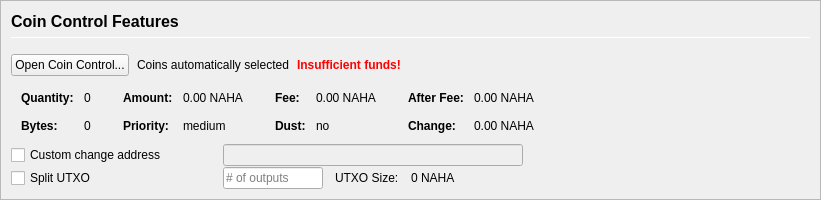
         <widget class="QFrame" name="frameCoinControl">
          <property name="sizePolicy">
           <sizepolicy hsizetype="Expanding" vsizetype="Expanding">
            <horstretch>0</horstretch>
            <verstretch>0</verstretch>
           </sizepolicy>
          </property>
          <property name="maximumSize">
           <size>
            <width>16777215</width>
            <height>16777215</height>
           </size>
          </property>
          <property name="frameShape">
           <enum>QFrame::StyledPanel</enum>
          </property>
          <property name="frameShadow">
           <enum>QFrame::Sunken</enum>
          </property>
          <layout class="QVBoxLayout" name="verticalLayoutCoinControl2">
           <property name="spacing">
            <number>0</number>
           </property>
           <property name="leftMargin">
            <number>0</number>
           </property>
           <property name="topMargin">
            <number>0</number>
           </property>
           <property name="rightMargin">
            <number>0</number>
           </property>
           <property name="bottomMargin">
            <number>0</number>
           </property>
           <item>
            <widget class="QFrame" name="frameCoinControl_BG">
             <layout class="QVBoxLayout" name="verticalLayoutCoinControl" stretch="0,0,0,0,0,0">
              <property name="spacing">
               <number>1</number>
              </property>
              <property name="leftMargin">
               <number>10</number>
              </property>
              <property name="topMargin">
               <number>10</number>
              </property>
              <item>
               <layout class="QHBoxLayout" name="horizontalLayoutCoinControl1">
                <property name="bottomMargin">
                 <number>15</number>
                </property>
                <item>
                 <layout class="QVBoxLayout" name="verticalLayout_3">
                  <property name="spacing">
                   <number>6</number>
                  </property>
                  <item>
                   <widget class="QLabel" name="labelCoinControlFeatures">
                    <property name="sizePolicy">
                     <sizepolicy hsizetype="Preferred" vsizetype="Maximum">
                      <horstretch>0</horstretch>
                      <verstretch>0</verstretch>
                     </sizepolicy>
                    </property>
                    <property name="minimumSize">
                     <size>
                      <width>0</width>
                      <height>20</height>
                     </size>
                    </property>
                    <property name="font">
                     <font>
                      <pointsize>12</pointsize>
                      <weight>75</weight>
                      <bold>true</bold>
                     </font>
                    </property>
                    <property name="styleSheet">
                     <string notr="true">font-weight:bold;</string>
                    </property>
                    <property name="text">
                     <string>Coin Control Features</string>
                    </property>
                   </widget>
                  </item>
                  <item>
                   <widget class="Line" name="line">
                    <property name="minimumSize">
                     <size>
                      <width>0</width>
                      <height>1</height>
                     </size>
                    </property>
                    <property name="maximumSize">
                     <size>
                      <width>16777215</width>
                      <height>1</height>
                     </size>
                    </property>
                    <property name="orientation">
                     <enum>Qt::Horizontal</enum>
                    </property>
                   </widget>
                  </item>
                 </layout>
                </item>
               </layout>
              </item>
              <item>
               <layout class="QHBoxLayout" name="horizontalLayoutCoinControl2" stretch="0,0,0,0">
                <property name="spacing">
                 <number>8</number>
                </property>
                <property name="bottomMargin">
                 <number>10</number>
                </property>
                <item>
                 <widget class="QPushButton" name="pushButtonCoinControl">
                  <property name="styleSheet">
                   <string notr="true"/>
                  </property>
                  <property name="text">
                   <string>Open Coin Control...</string>
                  </property>
                  <property name="autoDefault">
                   <bool>false</bool>
                  </property>
                 </widget>
                </item>
                <item>
                 <widget class="QLabel" name="labelCoinControlAutomaticallySelected">
                  <property name="text">
                   <string>Coins automatically selected</string>
                  </property>
                  <property name="margin">
                   <number>5</number>
                  </property>
                 </widget>
                </item>
                <item>
                 <widget class="QLabel" name="labelCoinControlInsuffFunds">
                  <property name="font">
                   <font>
                    <weight>75</weight>
                    <bold>true</bold>
                   </font>
                  </property>
                  <property name="styleSheet">
                   <string notr="true">color:red;font-weight:bold;</string>
                  </property>
                  <property name="text">
                   <string>Insufficient funds!</string>
                  </property>
                  <property name="margin">
                   <number>5</number>
                  </property>
                 </widget>
                </item>
                <item>
                 <spacer name="horizontalSpacerCoinControl">
                  <property name="orientation">
                   <enum>Qt::Horizontal</enum>
                  </property>
                  <property name="sizeHint" stdset="0">
                   <size>
                    <width>40</width>
                    <height>1</height>
                   </size>
                  </property>
                 </spacer>
                </item>
               </layout>
              </item>
              <item>
               <widget class="QWidget" name="widgetCoinControl" native="true">
                <property name="sizePolicy">
                 <sizepolicy hsizetype="Preferred" vsizetype="Preferred">
                  <horstretch>0</horstretch>
                  <verstretch>0</verstretch>
                 </sizepolicy>
                </property>
                <property name="minimumSize">
                 <size>
                  <width>0</width>
                  <height>0</height>
                 </size>
                </property>
                <property name="styleSheet">
                 <string notr="true"/>
                </property>
                <layout class="QHBoxLayout" name="horizontalLayoutCoinControl5">
                 <property name="leftMargin">
                  <number>0</number>
                 </property>
                 <property name="topMargin">
                  <number>0</number>
                 </property>
                 <property name="rightMargin">
                  <number>0</number>
                 </property>
                 <property name="bottomMargin">
                  <number>0</number>
                 </property>
                 <item>
                  <layout class="QHBoxLayout" name="horizontalLayoutCoinControl3" stretch="0,0,0,1">
                   <property name="spacing">
                    <number>20</number>
                   </property>
                   <property name="topMargin">
                    <number>0</number>
                   </property>
                   <property name="bottomMargin">
                    <number>10</number>
                   </property>
                   <item>
                    <layout class="QFormLayout" name="formLayoutCoinControl1">
                     <property name="horizontalSpacing">
                      <number>10</number>
                     </property>
                     <property name="verticalSpacing">
                      <number>14</number>
                     </property>
                     <property name="leftMargin">
                      <number>10</number>
                     </property>
                     <property name="topMargin">
                      <number>4</number>
                     </property>
                     <property name="rightMargin">
                      <number>6</number>
                     </property>
                     <item row="0" column="0">
                      <widget class="QLabel" name="labelCoinControlQuantityText">
                       <property name="font">
                        <font>
                         <weight>75</weight>
                         <bold>true</bold>
                        </font>
                       </property>
                       <property name="text">
                        <string>Quantity:</string>
                       </property>
                       <property name="margin">
                        <number>0</number>
                       </property>
                      </widget>
                     </item>
                     <item row="0" column="1">
                      <widget class="QLabel" name="labelCoinControlQuantity">
                       <property name="cursor">
                        <cursorShape>IBeamCursor</cursorShape>
                       </property>
                       <property name="contextMenuPolicy">
                        <enum>Qt::ActionsContextMenu</enum>
                       </property>
                       <property name="text">
                        <string notr="true">0</string>
                       </property>
                       <property name="margin">
                        <number>0</number>
                       </property>
                       <property name="textInteractionFlags">
                        <set>Qt::LinksAccessibleByMouse|Qt::TextSelectableByKeyboard|Qt::TextSelectableByMouse</set>
                       </property>
                      </widget>
                     </item>
                     <item row="1" column="0">
                      <widget class="QLabel" name="labelCoinControlBytesText">
                       <property name="font">
                        <font>
                         <weight>75</weight>
                         <bold>true</bold>
                        </font>
                       </property>
                       <property name="text">
                        <string>Bytes:</string>
                       </property>
                      </widget>
                     </item>
                     <item row="1" column="1">
                      <widget class="QLabel" name="labelCoinControlBytes">
                       <property name="cursor">
                        <cursorShape>IBeamCursor</cursorShape>
                       </property>
                       <property name="contextMenuPolicy">
                        <enum>Qt::ActionsContextMenu</enum>
                       </property>
                       <property name="text">
                        <string notr="true">0</string>
                       </property>
                       <property name="textInteractionFlags">
                        <set>Qt::LinksAccessibleByMouse|Qt::TextSelectableByKeyboard|Qt::TextSelectableByMouse</set>
                       </property>
                      </widget>
                     </item>
                    </layout>
                   </item>
                   <item>
                    <layout class="QFormLayout" name="formLayoutCoinControl2">
                     <property name="horizontalSpacing">
                      <number>10</number>
                     </property>
                     <property name="verticalSpacing">
                      <number>14</number>
                     </property>
                     <property name="leftMargin">
                      <number>6</number>
                     </property>
                     <property name="topMargin">
                      <number>4</number>
                     </property>
                     <property name="rightMargin">
                      <number>6</number>
                     </property>
                     <item row="0" column="0">
                      <widget class="QLabel" name="labelCoinControlAmountText">
                       <property name="font">
                        <font>
                         <weight>75</weight>
                         <bold>true</bold>
                        </font>
                       </property>
                       <property name="text">
                        <string>Amount:</string>
                       </property>
                       <property name="margin">
                        <number>0</number>
                       </property>
                      </widget>
                     </item>
                     <item row="0" column="1">
                      <widget class="QLabel" name="labelCoinControlAmount">
                       <property name="cursor">
                        <cursorShape>IBeamCursor</cursorShape>
                       </property>
                       <property name="contextMenuPolicy">
                        <enum>Qt::ActionsContextMenu</enum>
                       </property>
                       <property name="text">
                        <string notr="true">0.00 NAHA</string>
                       </property>
                       <property name="textInteractionFlags">
                        <set>Qt::LinksAccessibleByMouse|Qt::TextSelectableByKeyboard|Qt::TextSelectableByMouse</set>
                       </property>
                      </widget>
                     </item>
                     <item row="1" column="0">
                      <widget class="QLabel" name="labelCoinControlPriorityText">
                       <property name="font">
                        <font>
                         <weight>75</weight>
                         <bold>true</bold>
                        </font>
                       </property>
                       <property name="text">
                        <string>Priority:</string>
                       </property>
                      </widget>
                     </item>
                     <item row="1" column="1">
                      <widget class="QLabel" name="labelCoinControlPriority">
                       <property name="cursor">
                        <cursorShape>IBeamCursor</cursorShape>
                       </property>
                       <property name="contextMenuPolicy">
                        <enum>Qt::ActionsContextMenu</enum>
                       </property>
                       <property name="text">
                        <string>medium</string>
                       </property>
                       <property name="textInteractionFlags">
                        <set>Qt::LinksAccessibleByMouse|Qt::TextSelectableByKeyboard|Qt::TextSelectableByMouse</set>
                       </property>
                      </widget>
                     </item>
                    </layout>
                   </item>
                   <item>
                    <layout class="QFormLayout" name="formLayoutCoinControl3">
                     <property name="horizontalSpacing">
                      <number>10</number>
                     </property>
                     <property name="verticalSpacing">
                      <number>14</number>
                     </property>
                     <property name="leftMargin">
                      <number>6</number>
                     </property>
                     <property name="topMargin">
                      <number>4</number>
                     </property>
                     <property name="rightMargin">
                      <number>6</number>
                     </property>
                     <item row="0" column="0">
                      <widget class="QLabel" name="labelCoinControlFeeText">
                       <property name="font">
                        <font>
                         <weight>75</weight>
                         <bold>true</bold>
                        </font>
                       </property>
                       <property name="text">
                        <string>Fee:</string>
                       </property>
                       <property name="margin">
                        <number>0</number>
                       </property>
                      </widget>
                     </item>
                     <item row="0" column="1">
                      <widget class="QLabel" name="labelCoinControlFee">
                       <property name="cursor">
                        <cursorShape>IBeamCursor</cursorShape>
                       </property>
                       <property name="contextMenuPolicy">
                        <enum>Qt::ActionsContextMenu</enum>
                       </property>
                       <property name="text">
                        <string notr="true">0.00 NAHA</string>
                       </property>
                       <property name="textInteractionFlags">
                        <set>Qt::LinksAccessibleByMouse|Qt::TextSelectableByKeyboard|Qt::TextSelectableByMouse</set>
                       </property>
                      </widget>
                     </item>
                     <item row="1" column="0">
                      <widget class="QLabel" name="labelCoinControlLowOutputText">
                       <property name="font">
                        <font>
                         <weight>75</weight>
                         <bold>true</bold>
                        </font>
                       </property>
                       <property name="text">
                        <string>Dust:</string>
                       </property>
                      </widget>
                     </item>
                     <item row="1" column="1">
                      <widget class="QLabel" name="labelCoinControlLowOutput">
                       <property name="cursor">
                        <cursorShape>IBeamCursor</cursorShape>
                       </property>
                       <property name="contextMenuPolicy">
                        <enum>Qt::ActionsContextMenu</enum>
                       </property>
                       <property name="text">
                        <string>no</string>
                       </property>
                       <property name="textInteractionFlags">
                        <set>Qt::LinksAccessibleByMouse|Qt::TextSelectableByKeyboard|Qt::TextSelectableByMouse</set>
                       </property>
                      </widget>
                     </item>
                    </layout>
                   </item>
                   <item>
                    <layout class="QFormLayout" name="formLayoutCoinControl4">
                     <property name="horizontalSpacing">
                      <number>10</number>
                     </property>
                     <property name="verticalSpacing">
                      <number>14</number>
                     </property>
                     <property name="leftMargin">
                      <number>6</number>
                     </property>
                     <property name="topMargin">
                      <number>4</number>
                     </property>
                     <property name="rightMargin">
                      <number>6</number>
                     </property>
                     <item row="0" column="0">
                      <widget class="QLabel" name="labelCoinControlAfterFeeText">
                       <property name="font">
                        <font>
                         <weight>75</weight>
                         <bold>true</bold>
                        </font>
                       </property>
                       <property name="text">
                        <string>After Fee:</string>
                       </property>
                       <property name="margin">
                        <number>0</number>
                       </property>
                      </widget>
                     </item>
                     <item row="0" column="1">
                      <widget class="QLabel" name="labelCoinControlAfterFee">
                       <property name="cursor">
                        <cursorShape>IBeamCursor</cursorShape>
                       </property>
                       <property name="contextMenuPolicy">
                        <enum>Qt::ActionsContextMenu</enum>
                       </property>
                       <property name="text">
                        <string notr="true">0.00 NAHA</string>
                       </property>
                       <property name="textInteractionFlags">
                        <set>Qt::LinksAccessibleByMouse|Qt::TextSelectableByKeyboard|Qt::TextSelectableByMouse</set>
                       </property>
                      </widget>
                     </item>
                     <item row="1" column="0">
                      <widget class="QLabel" name="labelCoinControlChangeText">
                       <property name="font">
                        <font>
                         <weight>75</weight>
                         <bold>true</bold>
                        </font>
                       </property>
                       <property name="text">
                        <string>Change:</string>
                       </property>
                      </widget>
                     </item>
                     <item row="1" column="1">
                      <widget class="QLabel" name="labelCoinControlChange">
                       <property name="cursor">
                        <cursorShape>IBeamCursor</cursorShape>
                       </property>
                       <property name="contextMenuPolicy">
                        <enum>Qt::ActionsContextMenu</enum>
                       </property>
                       <property name="text">
                        <string notr="true">0.00 NAHA</string>
                       </property>
                       <property name="textInteractionFlags">
                        <set>Qt::LinksAccessibleByMouse|Qt::TextSelectableByKeyboard|Qt::TextSelectableByMouse</set>
                       </property>
                      </widget>
                     </item>
                    </layout>
                   </item>
                  </layout>
                 </item>
                </layout>
               </widget>
              </item>
              <item>
               <layout class="QHBoxLayout" name="horizontalLayoutCoinControl4">
                <property name="spacing">
                 <number>12</number>
                </property>
                <property name="sizeConstraint">
                 <enum>QLayout::SetDefaultConstraint</enum>
                </property>
                <property name="topMargin">
                 <number>0</number>
                </property>
                <property name="rightMargin">
                 <number>0</number>
                </property>
                <item>
                 <widget class="QCheckBox" name="checkBoxCoinControlChange">
                  <property name="sizePolicy">
                   <sizepolicy hsizetype="Preferred" vsizetype="Preferred">
                    <horstretch>0</horstretch>
                    <verstretch>0</verstretch>
                   </sizepolicy>
                  </property>
                  <property name="minimumSize">
                   <size>
                    <width>200</width>
                    <height>0</height>
                   </size>
                  </property>
                  <property name="maximumSize">
                   <size>
                    <width>200</width>
                    <height>16777215</height>
                   </size>
                  </property>
                  <property name="toolTip">
                   <string>If this is activated, but the change address is empty or invalid, change will be sent to a newly generated address.</string>
                  </property>
                  <property name="text">
                   <string>Custom change address</string>
                  </property>
                 </widget>
                </item>
                <item>
                 <widget class="QValidatedLineEdit" name="lineEditCoinControlChange">
                  <property name="enabled">
                   <bool>false</bool>
                  </property>
                  <property name="sizePolicy">
                   <sizepolicy hsizetype="Preferred" vsizetype="Preferred">
                    <horstretch>0</horstretch>
                    <verstretch>0</verstretch>
                   </sizepolicy>
                  </property>
                  <property name="minimumSize">
                   <size>
                    <width>300</width>
                    <height>0</height>
                   </size>
                  </property>
                 </widget>
                </item>
                <item>
                 <widget class="QLabel" name="labelCoinControlChangeLabel">
                  <property name="sizePolicy">
                   <sizepolicy hsizetype="Preferred" vsizetype="Preferred">
                    <horstretch>0</horstretch>
                    <verstretch>0</verstretch>
                   </sizepolicy>
                  </property>
                  <property name="minimumSize">
                   <size>
                    <width>100</width>
                    <height>0</height>
                   </size>
                  </property>
                  <property name="text">
                   <string/>
                  </property>
                  <property name="margin">
                   <number>3</number>
                  </property>
                 </widget>
                </item>
               </layout>
              </item>
              <item>
               <layout class="QHBoxLayout" name="horizontalLayoutCoinControl6">
                <property name="spacing">
                 <number>12</number>
                </property>
                <property name="rightMargin">
                 <number>0</number>
                </property>
                <item>
                 <widget class="QCheckBox" name="splitBlockCheckBox">
                  <property name="sizePolicy">
                   <sizepolicy hsizetype="Preferred" vsizetype="Preferred">
                    <horstretch>0</horstretch>
                    <verstretch>0</verstretch>
                   </sizepolicy>
                  </property>
                  <property name="minimumSize">
                   <size>
                    <width>200</width>
                    <height>0</height>
                   </size>
                  </property>
                  <property name="maximumSize">
                   <size>
                    <width>200</width>
                    <height>16777215</height>
                   </size>
                  </property>
                  <property name="text">
                   <string>Split UTXO</string>
                  </property>
                 </widget>
                </item>
                <item>
                 <widget class="QLineEdit" name="splitBlockLineEdit">
                  <property name="sizePolicy">
                   <sizepolicy hsizetype="Preferred" vsizetype="Preferred">
                    <horstretch>50</horstretch>
                    <verstretch>0</verstretch>
                   </sizepolicy>
                  </property>
                  <property name="minimumSize">
                   <size>
                    <width>100</width>
                    <height>0</height>
                   </size>
                  </property>
                  <property name="maximumSize">
                   <size>
                    <width>100</width>
                    <height>16777215</height>
                   </size>
                  </property>
                  <property name="placeholderText">
                   <string># of outputs</string>
                  </property>
                 </widget>
                </item>
                <item>
                 <widget class="QLabel" name="labelBlockSizeText">
                  <property name="text">
                   <string>UTXO Size:</string>
                  </property>
                 </widget>
                </item>
                <item>
                 <widget class="QLabel" name="labelBlockSize">
                  <property name="text">
                   <string>0 NAHA</string>
                  </property>
                 </widget>
                </item>
                <item>
                 <spacer name="horizontalSpacer_7">
                  <property name="orientation">
                   <enum>Qt::Horizontal</enum>
                  </property>
                  <property name="sizeHint" stdset="0">
                   <size>
                    <width>40</width>
                    <height>20</height>
                   </size>
                  </property>
                 </spacer>
                </item>
               </layout>
              </item>
              <item>
               <spacer name="verticalSpacerCoinControl">
                <property name="orientation">
                 <enum>Qt::Vertical</enum>
                </property>
                <property name="sizeHint" stdset="0">
                 <size>
                  <width>800</width>
                  <height>1</height>
                 </size>
                </property>
               </spacer>
              </item>
             </layout>
            </widget>
           </item>
          </layout>
         </widget>
